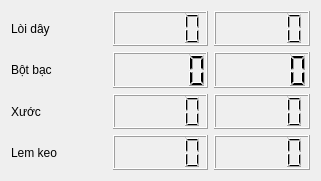
  <widget class="QWidget" name="horizontalLayoutWidget_4">
   <property name="geometry">
    <rect>
     <x>620</x>
     <y>40</y>
     <width>321</width>
     <height>181</height>
    </rect>
   </property>
   <layout class="QHBoxLayout" name="horizontalLayout_17">
    <item>
     <layout class="QVBoxLayout" name="verticalLayout_4">
      <item>
       <layout class="QHBoxLayout" name="horizontalLayout_18">
        <item>
         <widget class="QLabel" name="label_17">
          <property name="text">
           <string>Lòi dây</string>
          </property>
         </widget>
        </item>
        <item>
         <widget class="QLCDNumber" name="cam1_detail5"/>
        </item>
        <item>
         <widget class="QLCDNumber" name="cam1_detail5_1"/>
        </item>
       </layout>
      </item>
      <item>
       <layout class="QHBoxLayout" name="horizontalLayout_19">
        <item>
         <widget class="QLabel" name="label_18">
          <property name="text">
           <string>Bột bạc</string>
          </property>
         </widget>
        </item>
        <item>
         <widget class="QLCDNumber" name="cam1_detail6"/>
        </item>
        <item>
         <widget class="QLCDNumber" name="cam1_detail6_1"/>
        </item>
       </layout>
      </item>
      <item>
       <layout class="QHBoxLayout" name="horizontalLayout_20">
        <item>
         <widget class="QLabel" name="label_19">
          <property name="text">
           <string>Xước</string>
          </property>
         </widget>
        </item>
        <item>
         <widget class="QLCDNumber" name="cam1_detail7"/>
        </item>
        <item>
         <widget class="QLCDNumber" name="cam1_detail7_1"/>
        </item>
       </layout>
      </item>
      <item>
       <layout class="QHBoxLayout" name="horizontalLayout_21">
        <item>
         <widget class="QLabel" name="label_20">
          <property name="text">
           <string>Lem keo</string>
          </property>
         </widget>
        </item>
        <item>
         <widget class="QLCDNumber" name="cam1_detail8"/>
        </item>
        <item>
         <widget class="QLCDNumber" name="cam1_detail8_1"/>
        </item>
       </layout>
      </item>
     </layout>
    </item>
   </layout>
  </widget>
